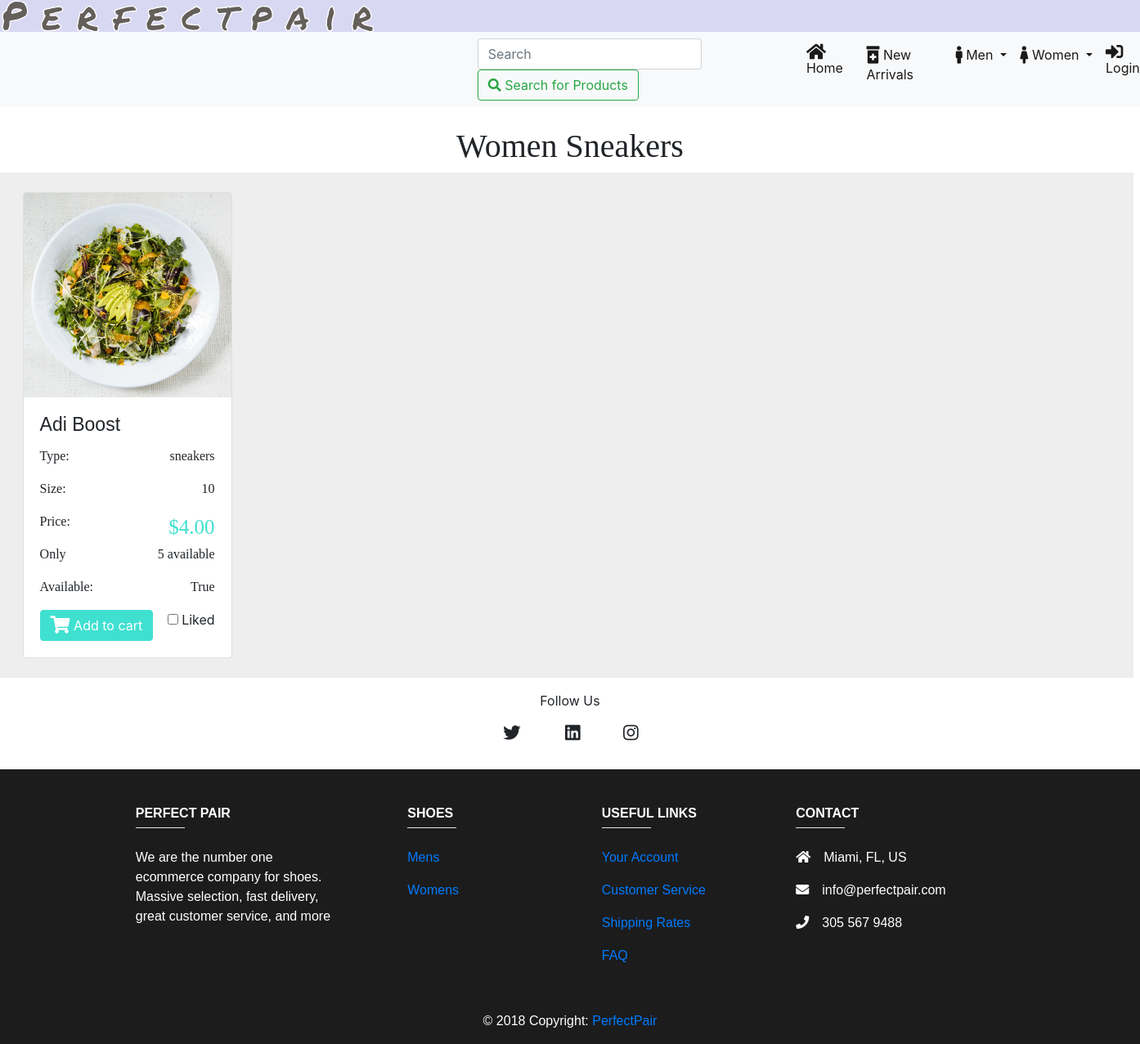
The page /shoe/women_sneakers on the database its author committed.
### shoe/models.py (models this page shows, shortened)
class Shoe(models.Model):
	name 			= models.CharField(max_length=30, default="Boosts")
	image 			= models.ImageField(upload_to='shoe/', blank=True, null=True)
	style 			= models.CharField(max_length=20, default="sneakers")
	size 			= models.IntegerField(default=10)
	color 			= models.CharField(max_length=20, default="blue")
	brand 			= models.CharField(max_length=20, default="Nike")
	price 			= models.DecimalField(max_digits=4, decimal_places=2, default=4.00)
	availability 	= models.BooleanField(default=True)
	new 			= models.BooleanField(default=True)
	stock 			= models.IntegerField(default=5)
	gender_choices 	= (
        ('M', 'Male'),
        ('F', 'Female'),
    )
	gender 			= models.CharField(max_length=1, choices=gender_choices, default="M")
	date 			= models.DateField(("Date"), default=datetime.date.today)
	like 			= models.BooleanField(default=False)

### shoe/views.py (the view)
# urls.py: path('women_sneakers', views.women_sneakers, name="women_sneakers"),
def women_sneakers(request):
	template = 'shoe/women_sneakers.html'
	shoe_list = Shoe.objects.all()
	context = {
		'shoe_list': shoe_list,
	}
	return render(request, template, context)

### shoe/templates/shoe/women_sneakers.html (shortened to what this page needs)
{% include "base.html" %}
{% load static %}
{% block content %}
<h1 class="title">Women Sneakers</h1>
        <div class='grid mr-2'>
            {% for shoe in shoe_list %}
                {% if shoe.style == 'sneakers' and shoe.gender == 'F' %}
                    <div class="mb-4 mt-4 card text-left" style="width:16rem;">
                        <img src="{{shoe.image.url}}" class="card-img-top" style="width:254px; height:250px">
                        <div class="card-body" class="shadow-lg p-3 mb-5 bg-white rounded">
                            <h5 class="card-title">{{shoe.name}}</h5>
                            <p class="card-text ele-text">
                                <span>Type:</span>
                                <span style="float:right;">{{shoe.style}}</span>
                            </p>
                            <p class="card-text ele-text">
                                <span>Size: </span>
                                <span style="float:right;">{{shoe.size}}</span>
                            </p>
                            <p class="card-text ele-text">
                                <span>Price:</span>
                                <span
                                    style="float:right;color:turquoise; font-size: 25px!important;">${{shoe.price}}</span>
                            </p>
                            <p class="card-text ele-text">
                                <span>Only</span>
                                <span style="float:right">{{shoe.stock}} available</span>
                            </p>
                            <p class="card-text ele-text">
                                <span>Available: </span>
                                <span style="float:right">{{shoe.availability}}</span>
                            </p>
                            <div>
                                <a href="{% url 'shoe:cart_list' shoe_id=shoe.pk %}" class="btn btn-primary"
                                    style="background-color:turquoise; border-color: turquoise;" name='q1'>
                                    <i class="fas fa-shopping-cart fa-lg"></i>
                                    Add to cart</a>
                                <div style="float:right">
                                    <input id="apto" type="checkbox">
                                    <label for="apto">Liked</label>
                                </div>
                            </div>
                        </div>
                    </div>
                {% endif %}
            {% endfor %}
        </div>
{% include 'footer.html' %}
{% endblock %}

### static-storage/css/custom.css (style rules this page uses)
.card { display:inline-block; margin-right: 20px; position: relative; left: 150px; }

### shoe/templates/shoe/women_sneakers.html (style rules this page uses)
.title { font-family: 'American Typewriter', serif; text-align: center }
.card-title { font-family: 'Comic sans MS', sans-serif; font-size: 23px; }
.grid { display: grid; grid-template-columns: repeat(5, 1fr); grid-gap: 10px; grid-auto-rows: minmax(10px, auto); background-color: rgb(238, 238, 238); }
.ele-text { font-family: 'American Typewriter', serif; }
.card { left: 10% !important; }

### rows shown on the page
Shoe: image (picture), name "Adi Boost", style "sneakers", size "10", price "4.00", stock "5", availability "True"
